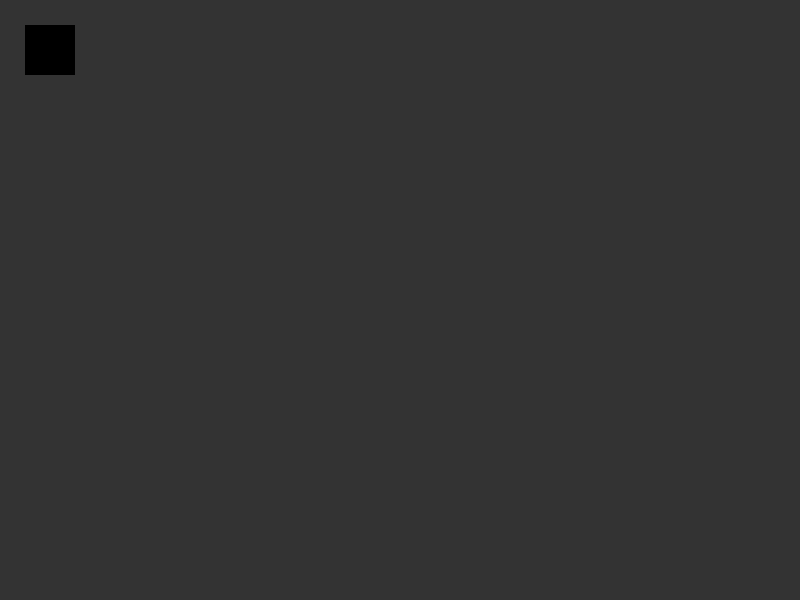
Frame 1 (no input)
Frame 60 (the mouse pressed at the canvas centre just before this capture): identical to frame 1, image omitted
Frame 120 (the mouse held since frame 60 and released just before this capture): identical to frame 1, image omitted

The Processing sketch that drew this single still picture (run headless with seeded random() and noise(); from frame 60 on, the mouse is pressed at the canvas centre):

// Processing sketch: dab_dab_rev
// ── dab_dab_rev.pde
int value;
void setup()
{
  size(800, 600);
  noStroke();
}


void draw()
{
  background(51);
  fill(value);
  rect(25, 25, 50, 50);
  
  rotateY(0.5);
  noFill();
  box(40, 20, 50);
}

void keyPressed() 
{
  if (value == 0) 
  {
    value = 255;
  } 
  else 
  {
    value = 0;
  }
}
